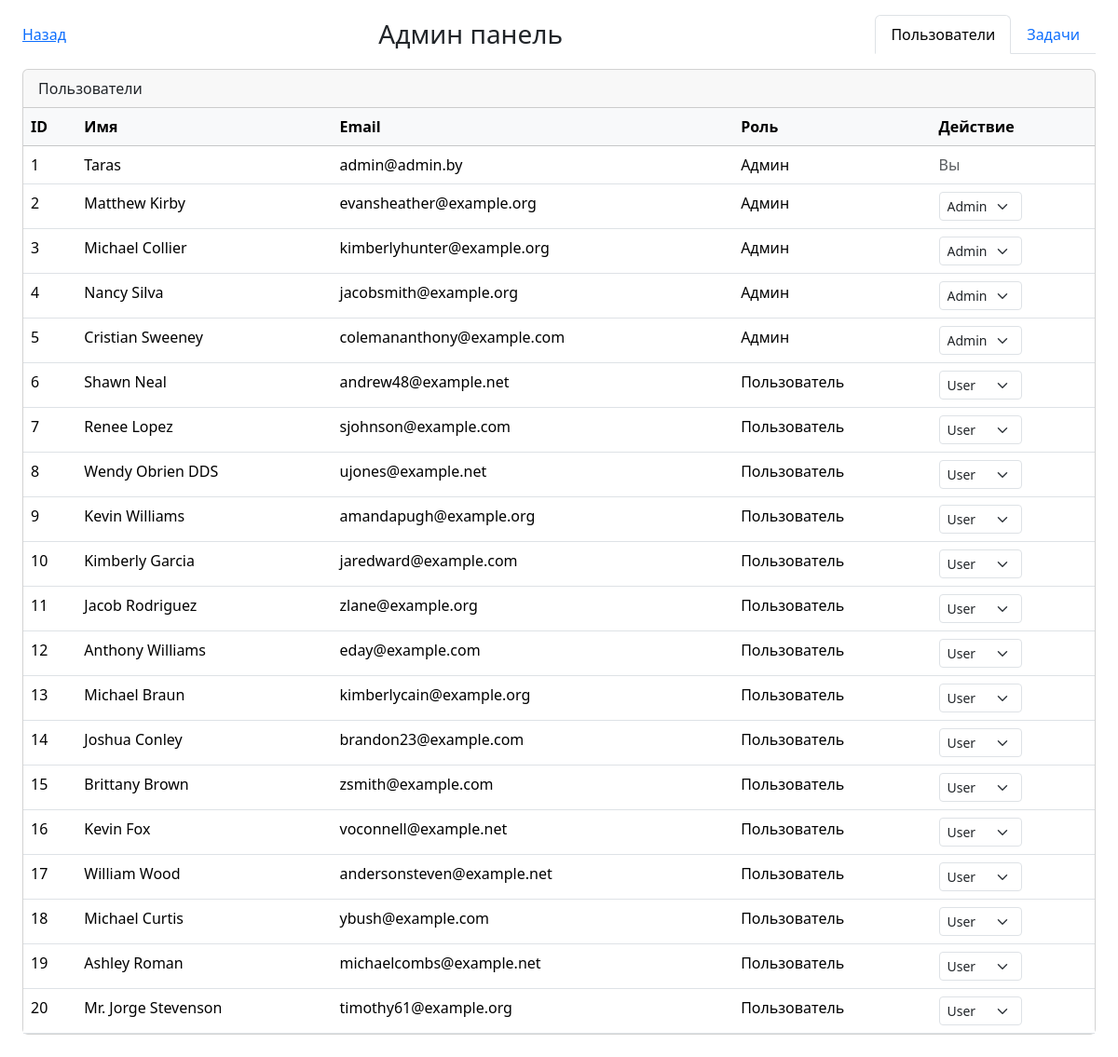
Page /admin/admin (signed in) on the committed database.
### app/models.py (models this page shows, shortened)
class User(db.Model, UserMixin):
    id = db.Column(db.Integer, primary_key=True)
    username = db.Column(db.String(80), unique=True, nullable=False)
    email = db.Column(db.String(120), unique=True, nullable=False)
    password_hash = db.Column(db.String(128), nullable=False)
    telegram_id = db.Column(db.Integer, unique=True, nullable=True)
    is_admin = db.Column(db.Boolean, default=False)
    surname = db.Column(db.String(80), nullable=True)
    position = db.Column(db.String(120), nullable=True)
    phone = db.Column(db.String(20), nullable=True)
    avatar = db.Column(db.String(120), nullable=True)
    authored_tasks = db.relationship('Task', back_populates='creator', foreign_keys='Task.user_id')
    assigned_tasks = db.relationship('Task', back_populates='assignee', foreign_keys='Task.assignee_id')

### app/routes_admin.py (the view)
@admin.route('/admin', methods=['GET'])
@login_required
def admin_panel():
    if current_user.email != os.getenv('ADMIN_EMAIL'):
        flash('У вас нет доступа к этой странице.', 'danger')
        return redirect(url_for('main.index'))
    tab = request.args.get('tab', 'users')
    users = User.query.paginate(page=request.args.get('page', 1, type=int))
    tasks = Task.query.paginate(page=request.args.get('page', 1, type=int), per_page=10)
    return render_template(
        'admin_panel.html', title='Admin Panel', users=users, tasks=tasks, active_tab=tab)

### app/templates/admin_panel.html (shortened to what this page needs)
<!DOCTYPE html>
<html lang="ru">
<head>
  <link href="https://cdn.jsdelivr.net/npm/bootstrap@5.3.3/dist/css/bootstrap.min.css" rel="stylesheet" />
  <link href="https://cdn.jsdelivr.net/npm/bootstrap-icons@1.10.5/font/bootstrap-icons.css" rel="stylesheet" />
</head>
<body>
<div class="container-fluid px-4">
  <div class="d-flex justify-content-between align-items-center py-3">
      <a href="{{ url_for('main.index') }}" class="btn-back">
           Назад
      </a>
    <h1 class="h3 mb-0">Админ панель</h1>
    <ul class="nav nav-tabs">
      <li class="nav-item">
        <a class="nav-link {% if active_tab=='users' %}active{% endif %}" href="{{ url_for('admin.admin_panel', tab='users') }}">Пользователи</a>
      </li>
      <li class="nav-item">
        <a class="nav-link {% if active_tab=='tasks' %}active{% endif %}" href="{{ url_for('admin.admin_panel', tab='tasks') }}">Задачи</a>
      </li>
    </ul>
  </div>
  {% if active_tab == 'users' %}
  <div class="card mb-4">
    <div class="card-header">Пользователи</div>
    <div class="card-body p-0">
      <div class="table-responsive">
        <table class="table table-hover mb-0">
          <thead class="table-light">
            <tr>
              <th>ID</th>
              <th>Имя</th>
              <th>Email</th>
              <th>Роль</th>
              <th>Действие</th>
            </tr>
          </thead>
          <tbody>
            {% for user in users %}
            <tr>
              <td>{{ user.id }}</td>
              <td>{{ user.username }}</td>
              <td>{{ user.email }}</td>
              <td>{{ 'Админ' if user.is_admin else 'Пользователь' }}</td>
              <td>
                {% if user.email != current_user.email %}
                <form method="POST" action="{{ url_for('admin.set_user_role', user_id=user.id) }}">
                  <select name="new_role" class="form-select form-select-sm d-inline w-auto" onchange="this.form.submit()">
                    <option value="user" {% if not user.is_admin %}selected{% endif %}>User</option>
                    <option value="admin" {% if user.is_admin %}selected{% endif %}>Admin</option>
                  </select>
                </form>
                {% else %}
                <span class="text-muted">Вы</span>
                {% endif %}
              </td>
            </tr>
            {% endfor %}
          </tbody>
        </table>
      </div>
    </div>
  </div>
  {% endif %}
</div>
</body>

### rows in the picture
User: id "1", username "Taras", email "admin@admin.by", is_admin "Админ", shows "Вы"
User: id "2", username "Matthew Kirby", email "evansheather@example.org", is_admin "Админ", new_role "Admin"
User: id "3", username "Michael Collier", email "kimberlyhunter@example.org", is_admin "Админ", new_role "Admin"
User: id "4", username "Nancy Silva", email "jacobsmith@example.org", is_admin "Админ", new_role "Admin"
User: id "5", username "Cristian Sweeney", email "colemananthony@example.com", is_admin "Админ", new_role "Admin"
User: id "6", username "Shawn Neal", email "andrew48@example.net", is_admin "Пользователь", new_role "User"
User: id "7", username "Renee Lopez", email "sjohnson@example.com", is_admin "Пользователь", new_role "User"
User: id "8", username "Wendy Obrien DDS", email "ujones@example.net", is_admin "Пользователь", new_role "User"
User: id "9", username "Kevin Williams", email "amandapugh@example.org", is_admin "Пользователь", new_role "User"
User: id "10", username "Kimberly Garcia", email "jaredward@example.com", is_admin "Пользователь", new_role "User"
User: id "11", username "Jacob Rodriguez", email "zlane@example.org", is_admin "Пользователь", new_role "User"
User: id "12", username "Anthony Williams", email "eday@example.com", is_admin "Пользователь", new_role "User"
User: id "13", username "Michael Braun", email "kimberlycain@example.org", is_admin "Пользователь", new_role "User"
User: id "14", username "Joshua Conley", email "brandon23@example.com", is_admin "Пользователь", new_role "User"
User: id "15", username "Brittany Brown", email "zsmith@example.com", is_admin "Пользователь", new_role "User"
User: id "16", username "Kevin Fox", email "voconnell@example.net", is_admin "Пользователь", new_role "User"
User: id "17", username "William Wood", email "andersonsteven@example.net", is_admin "Пользователь", new_role "User"
User: id "18", username "Michael Curtis", email "ybush@example.com", is_admin "Пользователь", new_role "User"
User: id "19", username "Ashley Roman", email "michaelcombs@example.net", is_admin "Пользователь", new_role "User"
User: id "20", username "Mr. Jorge Stevenson", email "timothy61@example.org", is_admin "Пользователь", new_role "User"
